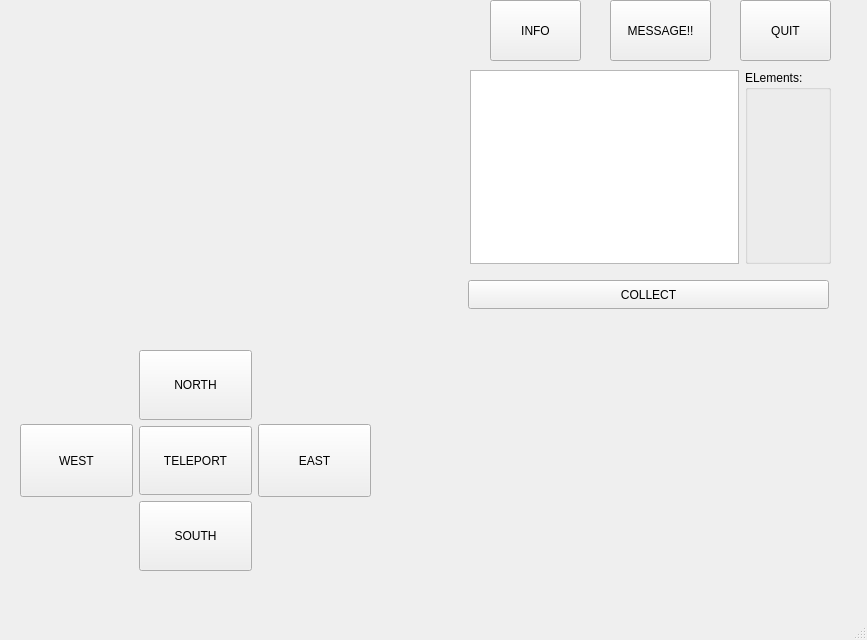
<?xml version="1.0" encoding="UTF-8"?>
<ui version="4.0">
 <class>MainWindow</class>
 <widget class="QMainWindow" name="MainWindow">
  <property name="geometry">
   <rect>
    <x>0</x>
    <y>0</y>
    <width>867</width>
    <height>640</height>
   </rect>
  </property>
  <property name="windowTitle">
   <string>MainWindow</string>
  </property>
  <widget class="QWidget" name="centralwidget">
   <widget class="QPushButton" name="quitBtn">
    <property name="geometry">
     <rect>
      <x>740</x>
      <y>0</y>
      <width>91</width>
      <height>61</height>
     </rect>
    </property>
    <property name="font">
     <font/>
    </property>
    <property name="text">
     <string>QUIT</string>
    </property>
   </widget>
   <widget class="QPushButton" name="messageBtn">
    <property name="geometry">
     <rect>
      <x>610</x>
      <y>0</y>
      <width>101</width>
      <height>61</height>
     </rect>
    </property>
    <property name="font">
     <font/>
    </property>
    <property name="text">
     <string>MESSAGE!!</string>
    </property>
   </widget>
   <widget class="QPushButton" name="infoBtn">
    <property name="geometry">
     <rect>
      <x>490</x>
      <y>0</y>
      <width>91</width>
      <height>61</height>
     </rect>
    </property>
    <property name="font">
     <font/>
    </property>
    <property name="text">
     <string>INFO</string>
    </property>
   </widget>
   <widget class="QLabel" name="imgLb">
    <property name="geometry">
     <rect>
      <x>30</x>
      <y>20</y>
      <width>421</width>
      <height>291</height>
     </rect>
    </property>
    <property name="text">
     <string/>
    </property>
    <property name="scaledContents">
     <bool>true</bool>
    </property>
   </widget>
   <widget class="QLabel" name="mapImg">
    <property name="geometry">
     <rect>
      <x>400</x>
      <y>340</y>
      <width>431</width>
      <height>221</height>
     </rect>
    </property>
    <property name="text">
     <string/>
    </property>
    <property name="textFormat">
     <enum>Qt::AutoText</enum>
    </property>
    <property name="pixmap">
     <pixmap>img/map.png</pixmap>
    </property>
    <property name="scaledContents">
     <bool>true</bool>
    </property>
   </widget>
   <widget class="QPushButton" name="collectBtn">
    <property name="geometry">
     <rect>
      <x>468</x>
      <y>280</y>
      <width>361</width>
      <height>29</height>
     </rect>
    </property>
    <property name="font">
     <font/>
    </property>
    <property name="text">
     <string>COLLECT</string>
    </property>
   </widget>
   <widget class="QWidget" name="horizontalLayoutWidget">
    <property name="geometry">
     <rect>
      <x>20</x>
      <y>350</y>
      <width>351</width>
      <height>221</height>
     </rect>
    </property>
    <layout class="QHBoxLayout" name="horizontalLayout">
     <item>
      <layout class="QVBoxLayout" name="verticalLayout_6">
       <item>
        <spacer name="verticalSpacer">
         <property name="orientation">
          <enum>Qt::Vertical</enum>
         </property>
         <property name="sizeHint" stdset="0">
          <size>
           <width>20</width>
           <height>40</height>
          </size>
         </property>
        </spacer>
       </item>
       <item>
        <widget class="QPushButton" name="west">
         <property name="sizePolicy">
          <sizepolicy hsizetype="Minimum" vsizetype="Expanding">
           <horstretch>0</horstretch>
           <verstretch>0</verstretch>
          </sizepolicy>
         </property>
         <property name="font">
          <font/>
         </property>
         <property name="text">
          <string>WEST</string>
         </property>
        </widget>
       </item>
       <item>
        <spacer name="verticalSpacer_2">
         <property name="orientation">
          <enum>Qt::Vertical</enum>
         </property>
         <property name="sizeHint" stdset="0">
          <size>
           <width>20</width>
           <height>40</height>
          </size>
         </property>
        </spacer>
       </item>
      </layout>
     </item>
     <item>
      <layout class="QVBoxLayout" name="verticalLayout">
       <item>
        <widget class="QPushButton" name="northBtn">
         <property name="sizePolicy">
          <sizepolicy hsizetype="Minimum" vsizetype="Expanding">
           <horstretch>0</horstretch>
           <verstretch>0</verstretch>
          </sizepolicy>
         </property>
         <property name="font">
          <font/>
         </property>
         <property name="text">
          <string>NORTH</string>
         </property>
        </widget>
       </item>
       <item>
        <widget class="QPushButton" name="teleportBtn">
         <property name="sizePolicy">
          <sizepolicy hsizetype="Minimum" vsizetype="Expanding">
           <horstretch>0</horstretch>
           <verstretch>0</verstretch>
          </sizepolicy>
         </property>
         <property name="font">
          <font/>
         </property>
         <property name="text">
          <string>TELEPORT</string>
         </property>
        </widget>
       </item>
       <item>
        <widget class="QPushButton" name="southBtn">
         <property name="sizePolicy">
          <sizepolicy hsizetype="Minimum" vsizetype="Expanding">
           <horstretch>0</horstretch>
           <verstretch>0</verstretch>
          </sizepolicy>
         </property>
         <property name="font">
          <font>
           <italic>false</italic>
          </font>
         </property>
         <property name="text">
          <string>SOUTH</string>
         </property>
        </widget>
       </item>
      </layout>
     </item>
     <item>
      <layout class="QVBoxLayout" name="verticalLayout_7">
       <item>
        <spacer name="verticalSpacer_3">
         <property name="orientation">
          <enum>Qt::Vertical</enum>
         </property>
         <property name="sizeHint" stdset="0">
          <size>
           <width>20</width>
           <height>40</height>
          </size>
         </property>
        </spacer>
       </item>
       <item>
        <widget class="QPushButton" name="eastBtn">
         <property name="sizePolicy">
          <sizepolicy hsizetype="Minimum" vsizetype="Expanding">
           <horstretch>0</horstretch>
           <verstretch>0</verstretch>
          </sizepolicy>
         </property>
         <property name="font">
          <font/>
         </property>
         <property name="text">
          <string>EAST</string>
         </property>
         <property name="iconSize">
          <size>
           <width>30</width>
           <height>30</height>
          </size>
         </property>
        </widget>
       </item>
       <item>
        <spacer name="verticalSpacer_4">
         <property name="orientation">
          <enum>Qt::Vertical</enum>
         </property>
         <property name="sizeHint" stdset="0">
          <size>
           <width>20</width>
           <height>40</height>
          </size>
         </property>
        </spacer>
       </item>
      </layout>
     </item>
    </layout>
   </widget>
   <widget class="QWidget" name="layoutWidget">
    <property name="geometry">
     <rect>
      <x>470</x>
      <y>70</y>
      <width>361</width>
      <height>194</height>
     </rect>
    </property>
    <layout class="QHBoxLayout" name="horizontalLayout_4">
     <item>
      <widget class="QTextEdit" name="output"/>
     </item>
     <item>
      <widget class="QGroupBox" name="groupBox">
       <property name="title">
        <string>ELements:</string>
       </property>
      </widget>
     </item>
    </layout>
   </widget>
  </widget>
  <widget class="QMenuBar" name="menubar">
   <property name="geometry">
    <rect>
     <x>0</x>
     <y>0</y>
     <width>867</width>
     <height>25</height>
    </rect>
   </property>
  </widget>
  <widget class="QStatusBar" name="statusbar"/>
 </widget>
 <resources/>
 <connections/>
</ui>
